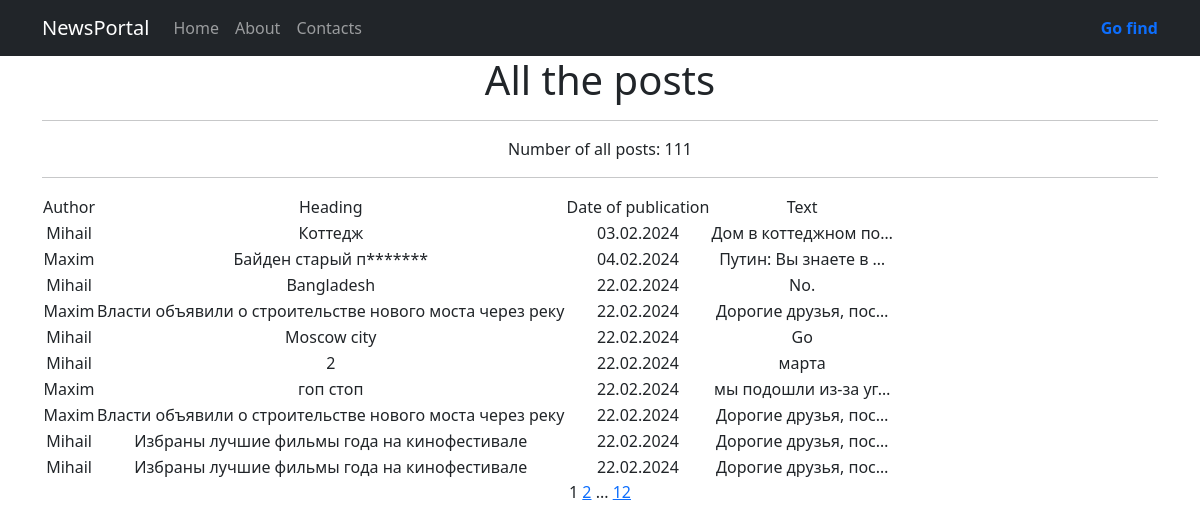
The page /posts/ on the database as committed earlier.
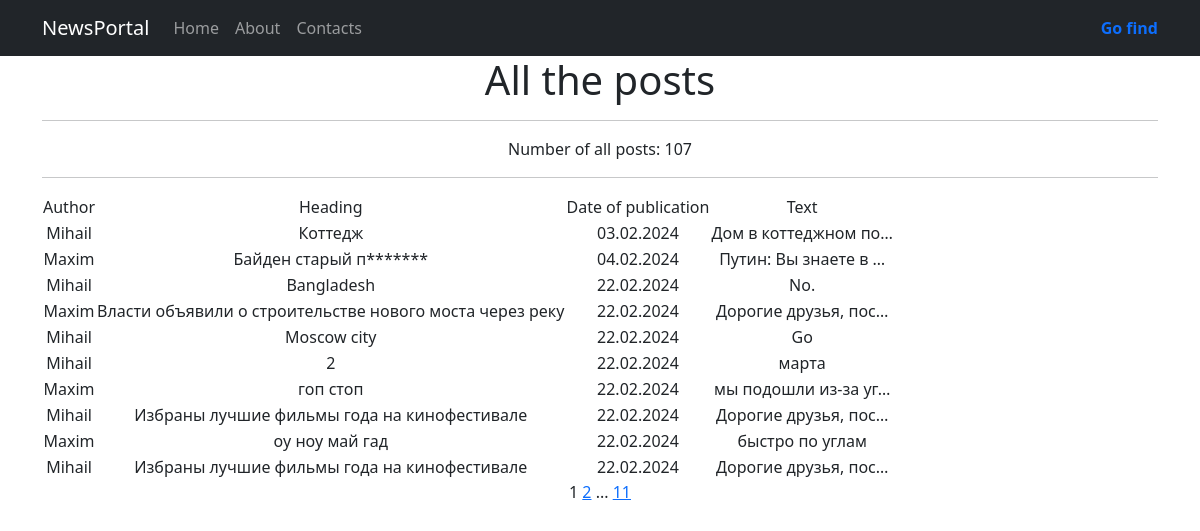
The same page on the database as committed later.
### news/models.py (models this page shows, shortened)
class Post(models.Model):
    article = 'AR'
    news = 'NW'
    CHOICES = [
        (article, 'Статья'),
        (news, 'Новость'),
    ]
    date_time = models.DateTimeField(auto_now_add=True)
    author = models.ForeignKey(Author, on_delete=models.CASCADE)
    post_type = models.CharField(choices=CHOICES, default=article, max_length=2)
    category = models.ManyToManyField(Category, through='PostCategory')
    title = models.CharField(max_length=120)
    text = models.TextField()
    rating = models.IntegerField(default=0)

class Author(models.Model):
    user = models.OneToOneField(User, on_delete=models.CASCADE)
    rating = models.IntegerField(default=0)
    def __str__(self):
        return self.user.username

### news/views.py (the view)
# urls.py: path('', views.PostListView.as_view(), name='posts_list'),
class PostListView(ListView):
    model = Post
    ordering = 'date_time'
    template_name = 'news.html'
    context_object_name = 'posts'
    paginate_by = 10

### news/templatetags/custom_filters.py (called while the page is built)
@register.filter()
def censor(text):
    words = text.split(' ')
    list_text = []
    for word in words:
        if word.lower() in BLOCKED_WORDS:
            postfix = word[:1] + '*' * (len(word) - 1)
            list_text.append(postfix)
        else:
            list_text.append(word)
    return ' '.join(list_text)

### news/templatetags/custom_tags.py (called while the page is built)
@register.simple_tag(takes_context=True)
def url_replace(context, **kwargs):
    current_param = context['request'].GET.copy()
    for k, v in kwargs.items():
        current_param[k] = v
    return current_param.urlencode()

### templates/news.html (shortened to what this page needs)
{% extends 'default.html' %}
{% load custom_filters %}
{% load custom_tags %}
{% block content %}
    <h1>All the posts</h1>
    <hr>
    <p>Number of all posts: {{ paginator.count }}</p>
    <hr>
    {% if posts %}
        <table>
            <tr>
                <td>Author</td>
                <td>Heading</td>
                <td>Date of publication</td>
                <td>Text</td>
            </tr>
            {% for post in posts %}
                <tr>
                    <td>{{ post.author }}</td>
                    <td>{{ post.title|censor }}</td>
                    <td>{{ post.date_time|date:"d.m.Y" }}</td>
                    <td>{{ post.text|truncatechars:20|censor }}</td>
                    <td>
                    </td>
                </tr>
            {% endfor %}
        </table>
    {% else %}
        <h2>There are no posts</h2>
    {% endif %}
    {{ page_obj.number }}
    {% if page_obj.has_next %}
        <a href="?{% url_replace page=page_obj.next_page_number %}">{{ page_obj.next_page_number }}</a>
        {% if paginator.num_pages != page_obj.next_page_number %}
            ...
            <a href="?{% url_replace page=page_obj.paginator.num_pages %}">{{ page_obj.paginator.num_pages }}</a>
        {% endif %}
    {% endif %}
{% endblock content %}

### templates/default.html (shortened to what this page needs)
<!DOCTYPE html>
<html lang="en">
    <head>
        {% load static %}
        <link href="{% static 'css/styles.css' %}" rel="stylesheet" />
    </head>
    <body>
    <nav class="navbar navbar-expand-lg navbar-dark bg-dark static-top">
   <div class="container">
       <a class="navbar-brand" href="http://127.0.0.1:8000/posts">NewsPortal</a>
       <div class="collapse navbar-collapse" id="navbarResponsive">
           <ul class="navbar-nav ml-auto">
               <li class="nav-item active">
                   <a class="nav-link" href="#">Home
                   </a>
               </li>
               <li class="nav-item">
                   <a class="nav-link" href="/about/">About</a>
               </li>
               <li class="nav-item">
                   <a class="nav-link" href="/contacts/">Contacts</a>
               </li>
           </ul>
       </div>
       <div>
               <a href="http://127.0.0.1:8000/posts/search" class="alert-link">Go find</a>
       </div>
   </div>
    </nav>
        <div class="container">
            <div class="row">
                <div class="col-lg-12 text-center">
                    {% block content %}{% endblock content %}
                </div>
            </div>
        </div>
    </body>
</html>

Rows that differ between the two databases and show on the page:
removed Post: author "Maxim", title|censor "Власти объявили о строительстве нового моста через реку", date_time "22.02.2024", text|censor "Дорогие друзья, пос…"
now on this page (row unchanged): Post: author "Maxim", title|censor "оу ноу май гад", date_time "22.02.2024", text|censor "быстро по углам"
Other text that changed with them:
{{ paginator.count }}: "111" → "107"
{{ page_obj.paginator.num_pages }}: "12" → "11"
